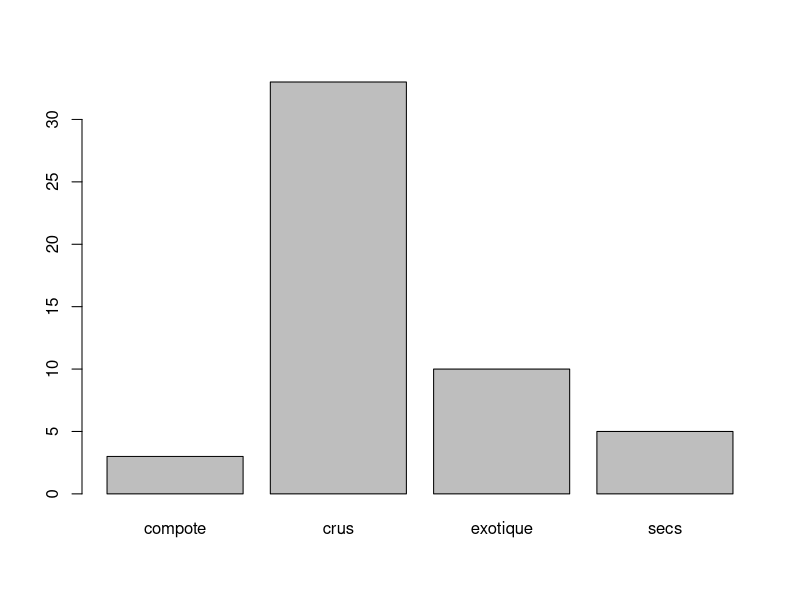
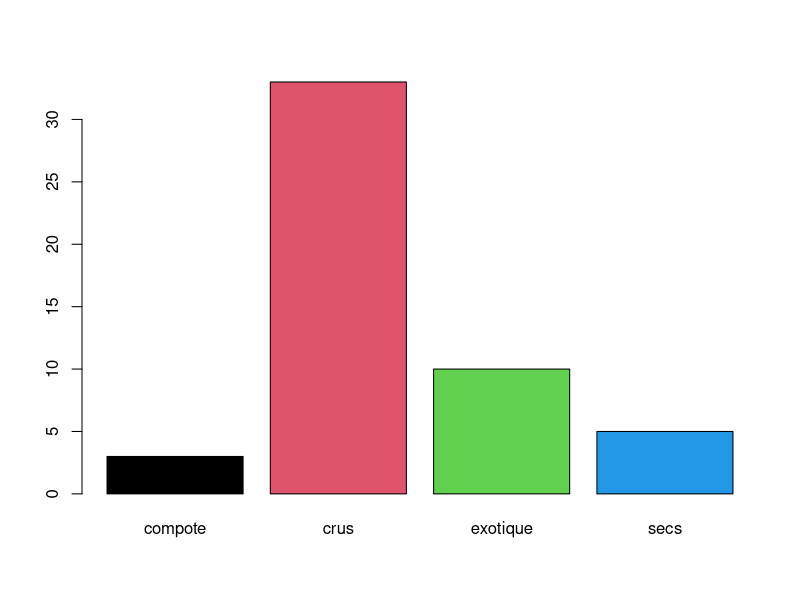
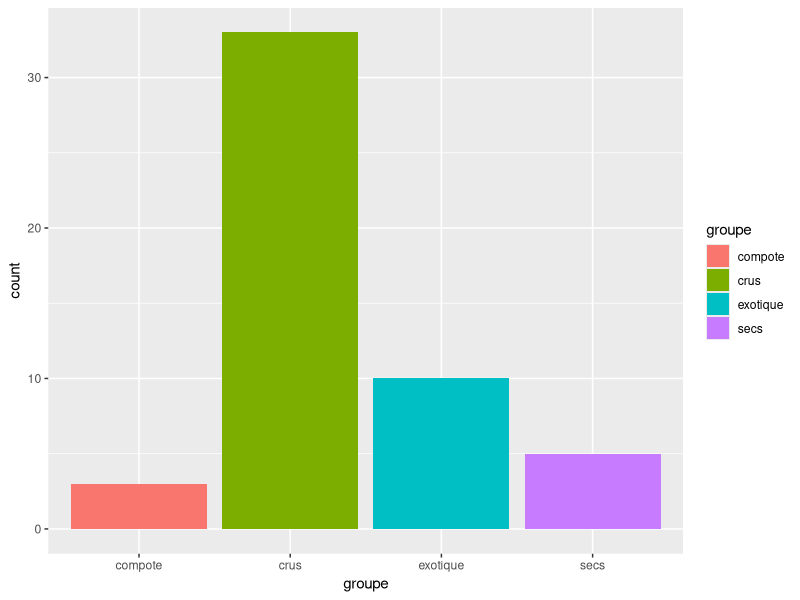
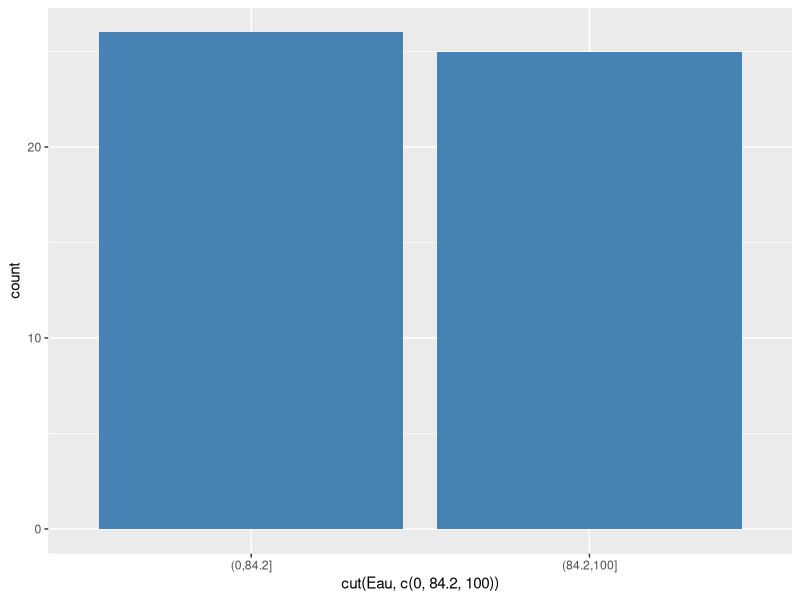
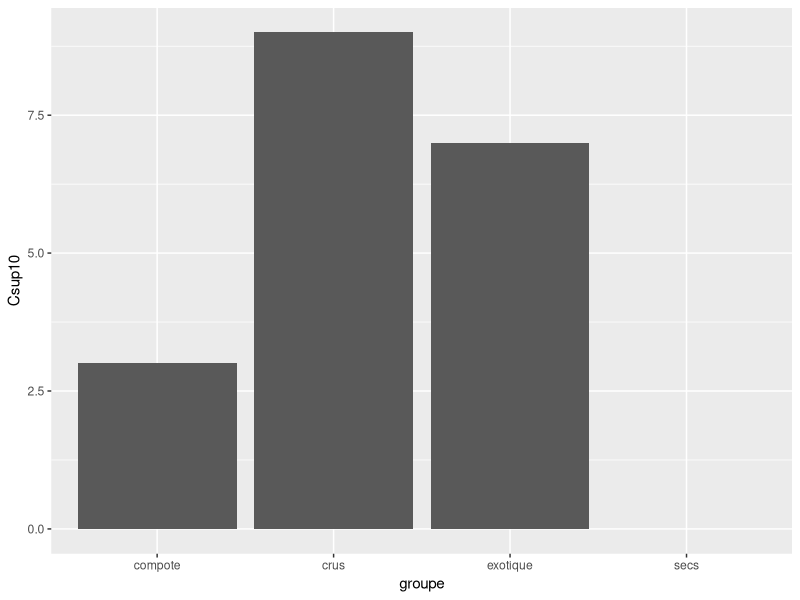
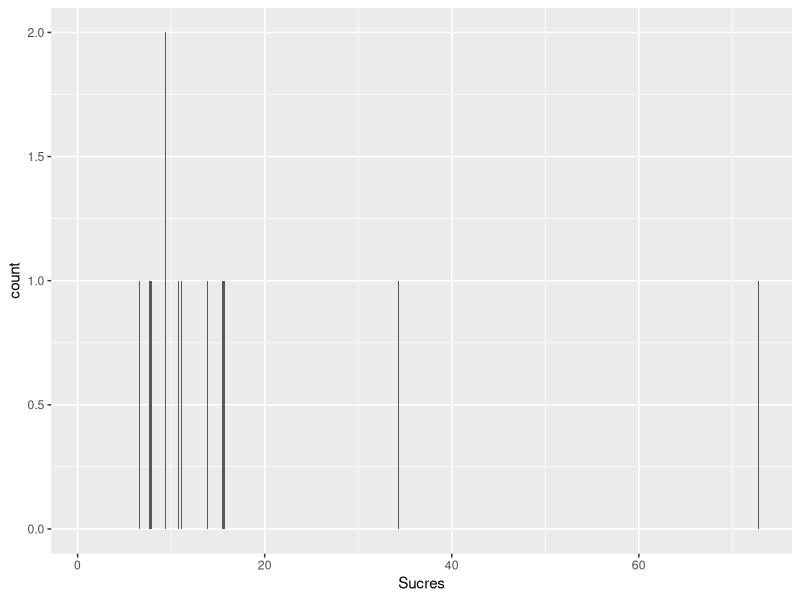
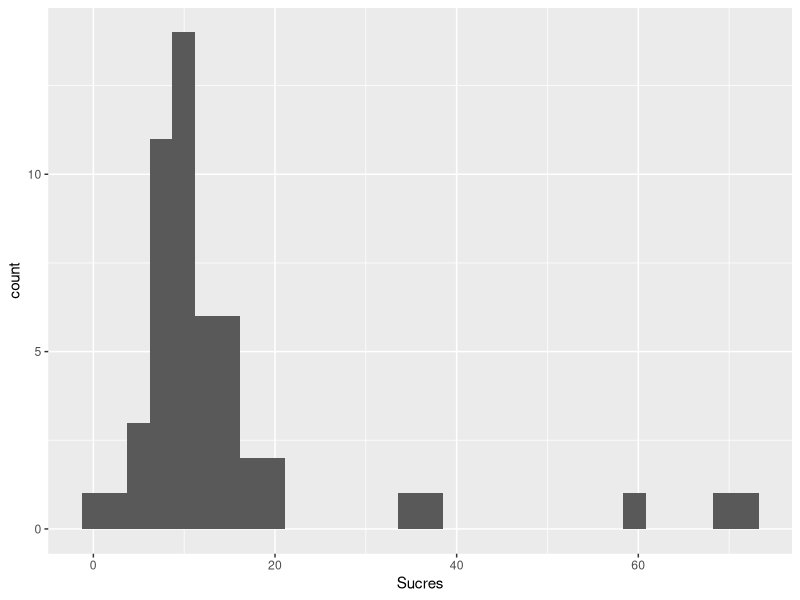
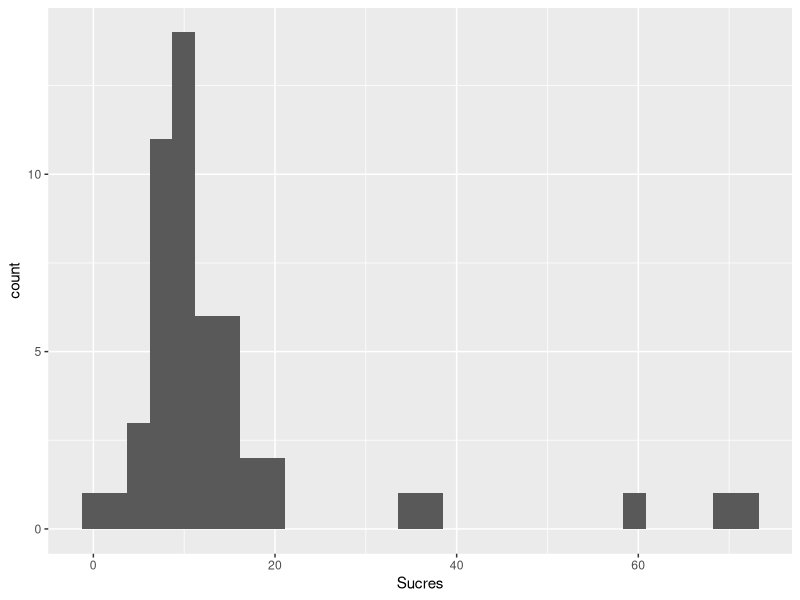

Source code (R) for these figures, in order:
## ---- chunk 1
knitr::opts_chunk$set(
  collapse = TRUE,
  comment = "#>",
  echo = TRUE
)
library(dplyr)
library(magrittr)
## ---- chunk 2
library(ggplot2)
## ---- chunk 3
fruits <- readxl::read_excel("fruits.xlsx")
## ---- chunk 4
barplot(table(fruits$groupe))
## ---- chunk 5
barplot(table(fruits$groupe), col = 1:4)
## ---- chunk 6
ggplot(data = fruits, aes(x = groupe, fill = groupe)) +
  geom_bar()
## ---- chunk 7
ggplot(fruits, aes(cut(Eau, c(0, 84.2, 100)))) + 
  geom_bar(fill = "steelblue")
## ---- chunk 8
dat.count <- fruits %>% 
  group_by(groupe) %>%
  summarize(Csup10 = sum(VitamineC >= 10))

ggplot(data = dat.count, aes(x = groupe, y = Csup10)) +
  geom_col()
## ---- chunk 9
ggplot(fruits, aes(Sucres)) + 
  geom_bar()
## ---- chunk 10
ggplot(fruits, aes(Sucres)) + 
  geom_histogram()
## ---- chunk 11
ggplot(fruits, aes(Sucres)) + 
  geom_histogram()
## ---- chunk 12
ggplot(fruits, aes(Sucres)) + 
  geom_histogram(breaks = seq(0, 75, 5))
## ---- chunk 13
ggplot(fruits, aes(Sucres)) + 
  geom_histogram(breaks = seq(0, 75, 5),
                 fill = "steelblue")
## ---- chunk 14
ggplot(fruits, aes(Sucres)) + 
  geom_histogram(breaks = seq(0, 75, 5),
                 fill = "steelblue",
                 color = "white")
## ---- chunk 15
ggplot(data=fruits, aes(x = Sucres)) + 
  geom_boxplot()
## ---- chunk 16
ggplot(data=fruits, aes(x=groupe, y=Sucres)) + 
  geom_boxplot()
## ---- chunk 17
ggplot(data=fruits, 
       aes(x = Sucres, y = 1)) + 
  geom_violin()
## ---- chunk 18
ggplot(data=fruits, 
       aes(x = groupe, y = Sucres)) + 
  geom_violin()
## ---- chunk 19
ggplot(fruits, aes(Fibres)) + 
  geom_histogram() + 
  theme_bw()
## ---- chunk 20
ggplot(fruits, aes(Fibres)) + 
  geom_histogram() + 
  theme_minimal()
## ---- chunk 21
ggplot(fruits, aes(Fibres)) + 
  geom_histogram() + 
  theme_void()
## ---- chunk 22
ggplot(fruits, aes(x = Phosphore, y = Calcium, size = Magnesium)) + 
  geom_point()
## ---- chunk 23
ggplot(fruits, 
       aes(x = Phosphore, y = Calcium, 
           color = Magnesium)) + 
  geom_point() + 
  theme(legend.position = "bottom")
## ---- chunk 24
ggplot(fruits, 
    aes(x = Phosphore, y = Calcium)) + 
  geom_point(color = "limegreen")
## ---- chunk 25
ggplot(fruits, 
       aes(x = Phosphore, 
           y = Calcium, 
           color = groupe)) + 
  geom_point(alpha = 0.5, 
             size = 2) + 
  theme_bw() + 
  theme(legend.position = 
          "bottom")
## ---- chunk 26
ggplot(fruits, 
       aes(x = Phosphore, 
           y = Calcium, 
           color = groupe)) + 
  geom_point() + 
  facet_wrap(vars(Sucres > 10)) + 
  theme_linedraw() + 
  theme(legend.position = 
          "bottom")
